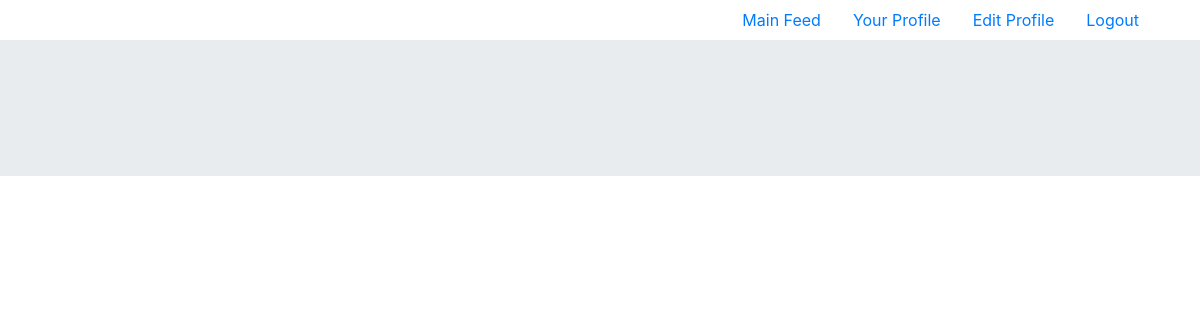
/profile/mdc3kw, run on an earlier commit of the app's database.
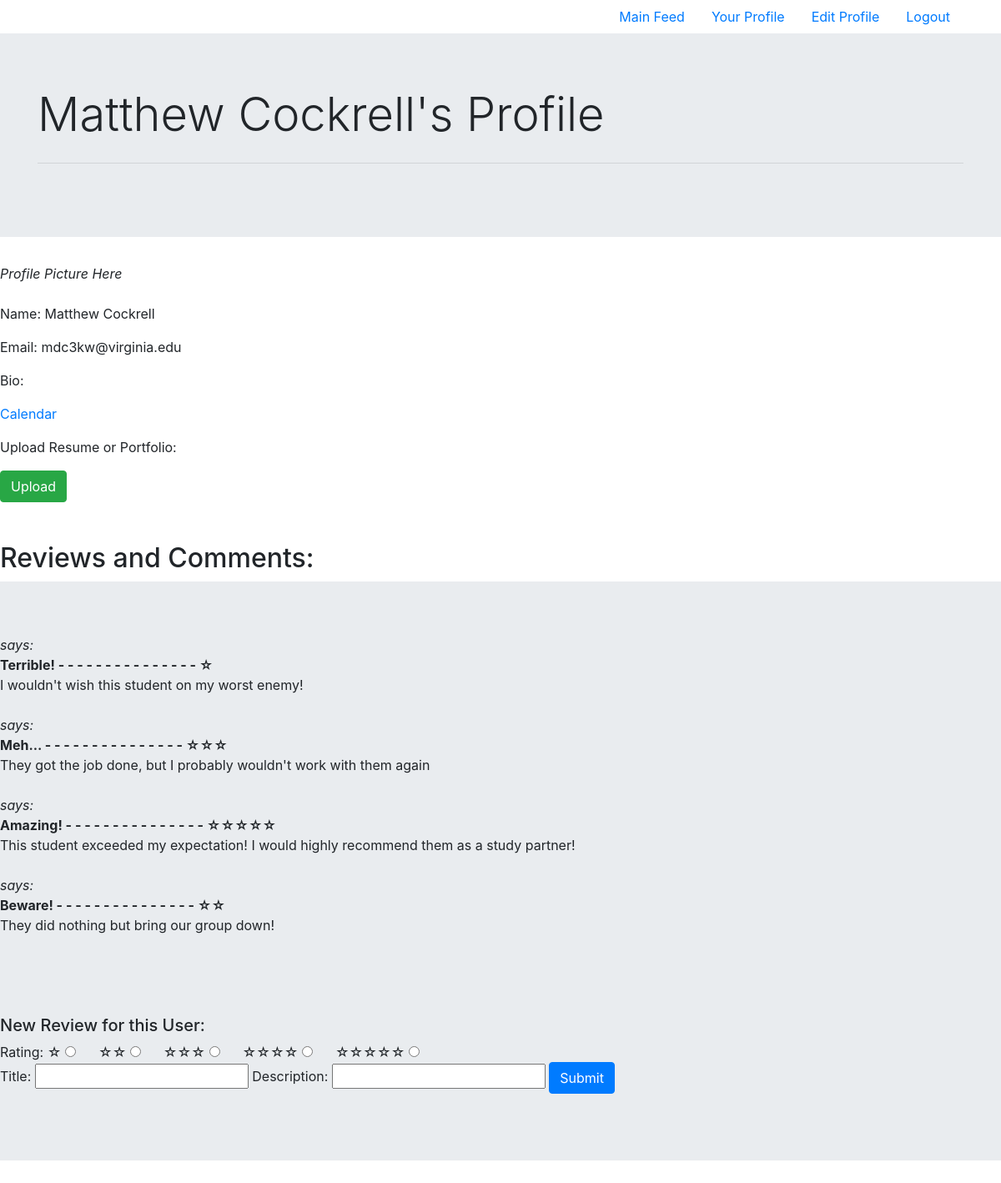
And on a later commit of the database.
### login/models.py (models this page shows, shortened)
class Profile(models.Model):
    user = models.OneToOneField(User, on_delete=models.CASCADE)
    first_name = models.CharField(max_length=50, default='')
    last_name = models.CharField(max_length=50, default='')
    graduation_year = models.PositiveSmallIntegerField(default=2000)
    major = models.CharField(max_length=100, choices=UVA_MAJOR_CHOICES, default='Undeclared')
    computing_id = models.CharField(max_length=7, default = '')

class Comment(models.Model):
    computing_id = models.CharField(max_length=7, default = '')
    comment_title = models.CharField(max_length = 500, default = '')
    comment_descr = models.TextField(null=True)
    rating = models.CharField(max_length = 10, default = 'one')

### pages/views.py (the view, shortened to what this page needs)
# urls.py: path(r'profile/<str:computing_id>', views.profile_page, name='profile_page'),
def profile_page(request, computing_id):
    comp = computing_id
    profile = Profile.objects.filter(computing_id = comp)
    comments = Comment.objects.filter(computing_id = comp)
    context = {
        "users" : profile,
        "comments" : comments
        }
    try:
        title = request.POST['title']
        description = request.POST['description']
        stars = request.POST['rating']
    except(KeyError):
        return render(request, 'pages/profile.html', context)
    else:
        comment = Comment(computing_id = comp, comment_title = title, comment_descr = description, rating = stars)
        comment.save()

### pages/templates/pages/profile.html (shortened to what this page needs)
{% extends 'pages/authenticated.html' %} {% load static %} {% block pagename %}Profile{% endblock %} {% block content %}
{% load crispy_forms_tags %}
<div>
	<div class="jumbotron jumbotron-fluid">
		<div class="container">
			<h1 class="display-4">
				{% for user in users %} {{user.first_name}} {{user.last_name}}'s Profile
				<br>
			</h1>
			<hr class="my-4">
		</div>
	</div>
	<div>
		<section>
			<i>Profile Picture Here </i>
			<br>
			<br>
			<p>Name: {{user.first_name}} {{user.last_name}}</p>
			<p>Email: {{user.computing_id}}@virginia.edu</p>
			<p>Bio: </p>
			<p><a href="https://skilletz-app.herokuapp.com/availability">Calendar</a></p>
			<p>Upload Resume or Portfolio: </p>
			<button type="submit" class="btn btn-success">Upload</button>
		</section>
	</div>
</div>
<br>
<br>
<section>
	<H2 class="display-6"> Reviews and Comments: </H2>
	<div class="jumbotron jumbotron-fluid">
		<div="container">
			{% for comment in comments %}
			<i> {{request.user.profile.first_name}} says:</i>
			<br>
			<b>{{comment.comment_title}} - - - - - - - - - - - - - - - {{comment.rating}}</b>
			<br> {{comment.comment_descr}}
			<br>
			<br> {%endfor%}
			<br>
			<br>
			<br>
			<H5 class="display-6"> New Review for this User: </H5>
			<form action="{% url 'pages:profile_page' user.computing_id %}" method="post">
				{% csrf_token %} Rating: ☆
				<input type="radio" name="rating" value="☆"> &nbsp;&nbsp;&nbsp;&nbsp;&nbsp;☆☆
				<input type="radio" name="rating" value="☆☆"> &nbsp;&nbsp;&nbsp;&nbsp;&nbsp;☆☆☆
				<input type="radio" name="rating" value="☆☆☆"> &nbsp;&nbsp;&nbsp;&nbsp;&nbsp;☆☆☆☆
				<input type="radio" name="rating" value="☆☆☆☆"> &nbsp;&nbsp;&nbsp;&nbsp;&nbsp;☆☆☆☆☆
				<input type="radio" name="rating" value="☆☆☆☆☆">
				<br> Title:
				<input type="text" name="title">
				<label for="title" Comment.comment_title</label>
					Description:
					<input type="text" name="description">
					<label for="description" Comment.comment_descr</label>
						<button type="submit" class="btn btn-primary">Submit</button>
			</form>
	</div>
</section>
{%endfor%} {% endblock %}

What changed in the data, as far as the page shows it:
added Profile: first_name "Matthew", last_name "Cockrell", computing_id "mdc3kw"
added Comment: comment_title "Terrible!", rating "☆", comment_descr "I wouldn't wish this student on my worst enemy!"
added Comment: comment_title "Meh...", rating "☆☆☆", comment_descr "They got the job done, but I probably wouldn't work with them again"
added Comment: comment_title "Amazing!", rating "☆☆☆☆☆", comment_descr "This student exceeded my expectation! I would highly recommend them as a study partner!"
added Comment: comment_title "Beware!", rating "☆☆", comment_descr "They did nothing but bring our group down!"
